Frame 1 (no input): blank canvas, image omitted
Frame 60 (no input): blank canvas, image omitted
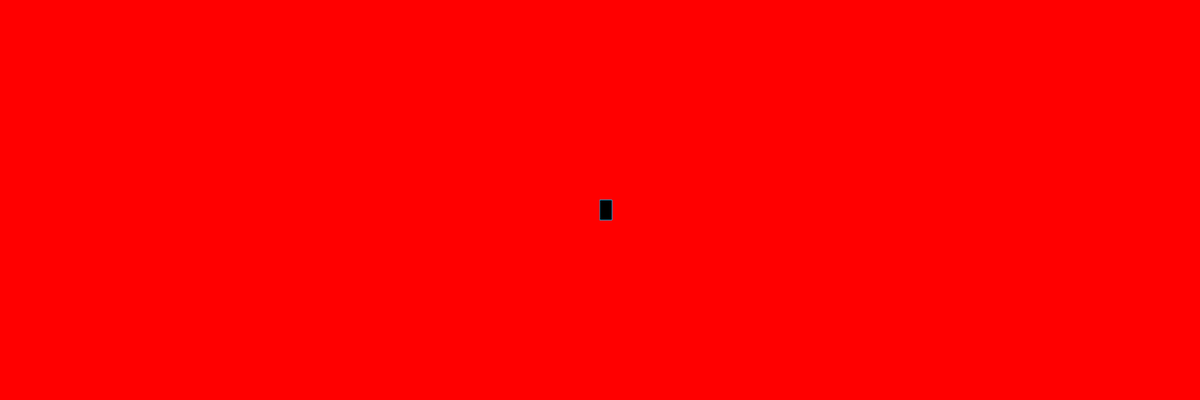
Frame 120 (the mouse pressed at the canvas centre since frame 60)

The p5.js sketch whose frames 1 and 60 were blank and that drew this single picture after the mouse press (run headless with seeded random() and noise() and a simulated clock; from frame 60 on, the mouse is pressed at the canvas centre):

// p5.js sketch
// ── sketch.js
function setup() {
  createCanvas(3000, 1000);
 background("red");
}

function draw() {

  fill("black");
  stroke("rgb(7,186,245)");
   if(mouseIsPressed) 
  rect(mouseX,mouseY,30,50);
  
}
